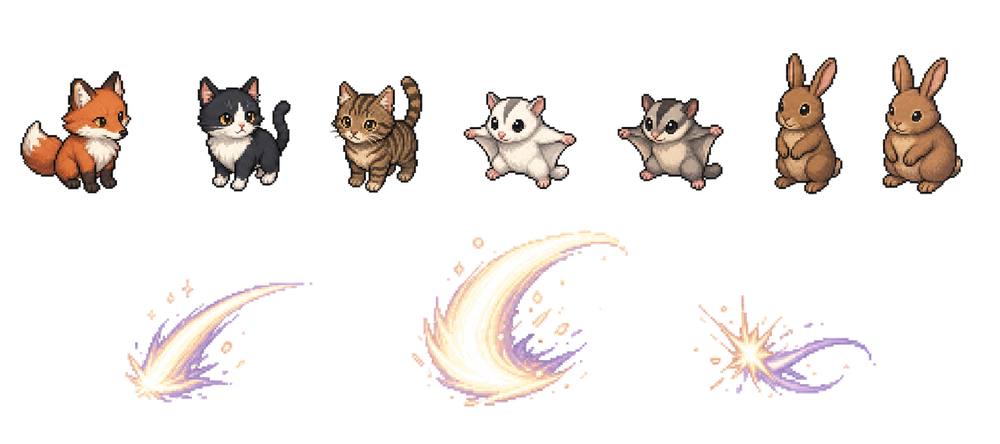
#> input picture assets/generated/image-companion-vfx-sheet-alpha.png, 1000 x 444 px, shrunk from 1881 x 836 before the run
$ python process_single_generated_sprite.py ../assets/generated/image-companion-vfx-sheet-alpha.png out.png
#> lines starting #> are read from the running program, lines starting #| are printed output that depends on the picture
#!/usr/bin/env python3
"""Clean one generated sprite into a transparent PNG asset."""

from __future__ import annotations

import argparse
from collections import deque
from pathlib import Path

from PIL import Image


def is_light_background(pixel: tuple[int, int, int, int]) -> bool:
    r, g, b, a = pixel
    if a == 0:
        return True
    spread = max(r, g, b) - min(r, g, b)
    average = (r + g + b) / 3
    return average >= 226 and spread <= 36


def touches_transparency(pixels: Image.PixelAccess, width: int, height: int, x: int, y: int) -> bool:
    for nx in range(x - 1, x + 2):
        for ny in range(y - 1, y + 2):
            if nx == x and ny == y:
                continue
            if nx < 0 or ny < 0 or nx >= width or ny >= height:
                return True
            if pixels[nx, ny][3] == 0:
                return True
    return False


def remove_border_background(image: Image.Image) -> Image.Image:
    rgba = image.convert("RGBA")
    pixels = rgba.load()
    width, height = rgba.size
    seen: set[tuple[int, int]] = set()
    queue: deque[tuple[int, int]] = deque()

    for x in range(width):
        queue.append((x, 0))
        queue.append((x, height - 1))
    for y in range(height):
        queue.append((0, y))
        queue.append((width - 1, y))

    while queue:
        x, y = queue.popleft()
        if (x, y) in seen or x < 0 or y < 0 or x >= width or y >= height:
            continue
        seen.add((x, y))
        if not is_light_background(pixels[x, y]):
            continue
        pixels[x, y] = (255, 255, 255, 0)
        queue.extend(((x + 1, y), (x - 1, y), (x, y + 1), (x, y - 1)))
    return rgba


def remove_pale_edge_residue(image: Image.Image) -> Image.Image:
    rgba = image.convert("RGBA")
    for pass_index in range(4):
        pixels = rgba.load()
        width, height = rgba.size
        to_clear: list[tuple[int, int]] = []
        threshold = 232 - pass_index * 6
        spread_limit = 38 - pass_index * 5
        for y in range(height):
            for x in range(width):
                r, g, b, a = pixels[x, y]
                if a == 0:
                    continue
                average = (r + g + b) / 3
                spread = max(r, g, b) - min(r, g, b)
                if average >= threshold and spread <= spread_limit and touches_transparency(pixels, width, height, x, y):
                    to_clear.append((x, y))
        if not to_clear:
            break
        for x, y in to_clear:
            pixels[x, y] = (255, 255, 255, 0)
    return rgba


def component_bounds(points: list[tuple[int, int]]) -> tuple[int, int, int, int]:
    xs = [point[0] for point in points]
    ys = [point[1] for point in points]
    return (min(xs), min(ys), max(xs) + 1, max(ys) + 1)


def keep_primary_cluster(image: Image.Image, margin: int) -> Image.Image:
    rgba = image.convert("RGBA")
    pixels = rgba.load()
    width, height = rgba.size
    seen: set[tuple[int, int]] = set()
    components: list[dict[str, object]] = []

    for y in range(height):
        for x in range(width):
            if (x, y) in seen or pixels[x, y][3] == 0:
                continue
            queue: deque[tuple[int, int]] = deque([(x, y)])
            points: list[tuple[int, int]] = []
            seen.add((x, y))
            while queue:
                cx, cy = queue.popleft()
                points.append((cx, cy))
                for nx, ny in ((cx + 1, cy), (cx - 1, cy), (cx, cy + 1), (cx, cy - 1)):
                    if nx < 0 or ny < 0 or nx >= width or ny >= height or (nx, ny) in seen:
                        continue
                    seen.add((nx, ny))
                    if pixels[nx, ny][3] > 0:
                        queue.append((nx, ny))
            components.append({"area": len(points), "bounds": component_bounds(points), "points": points})

    if not components:
        return rgba

    largest = max(components, key=lambda component: int(component["area"]))
    left, top, right, bottom = largest["bounds"]  # type: ignore[misc]
    keep_bounds = (
        max(0, int(left) - margin),
        max(0, int(top) - margin),
        min(width, int(right) + margin),
        min(height, int(bottom) + margin),
    )
    largest_area = int(largest["area"])
    kept: set[tuple[int, int]] = set()
    for component in components:
        area = int(component["area"])
        bounds = component["bounds"]  # type: ignore[assignment]
        intersects = bounds[0] < keep_bounds[2] and bounds[2] > keep_bounds[0] and bounds[1] < keep_bounds[3] and bounds[3] > keep_bounds[1]  # type: ignore[index]
        if intersects and area >= max(12, int(largest_area * 0.003)):
            kept.update(component["points"])  # type: ignore[arg-type]

    for y in range(height):
        for x in range(width):
            if pixels[x, y][3] > 0 and (x, y) not in kept:
                pixels[x, y] = (255, 255, 255, 0)
    return rgba


def crop_alpha(image: Image.Image, padding: int) -> Image.Image:
    rgba = image.convert("RGBA")
    bbox = rgba.getchannel("A").getbbox()
    if bbox is None:
        return rgba
    left, top, right, bottom = bbox
    box = (
        max(0, left - padding),
        max(0, top - padding),
        min(rgba.width, right + padding),
        min(rgba.height, bottom + padding),
    )
    return rgba.crop(box)


def normalize(image: Image.Image, max_size: int) -> Image.Image:
    rgba = image.convert("RGBA")
    if rgba.width <= max_size and rgba.height <= max_size:
        return rgba
    scale = min(max_size / rgba.width, max_size / rgba.height)
    size = (max(1, int(rgba.width * scale)), max(1, int(rgba.height * scale)))
    return rgba.resize(size, Image.Resampling.NEAREST)


def main() -> None:
    parser = argparse.ArgumentParser()
    parser.add_argument("source", type=Path)
    parser.add_argument("output", type=Path)
    parser.add_argument("--padding", type=int, default=28)
    parser.add_argument("--margin", type=int, default=180)
    parser.add_argument("--max-size", type=int, default=320)
    args = parser.parse_args()

    image = Image.open(args.source)
#> image is the input picture: PIL image 1000x444 RGBA; mean R, G, B, A 36.8, 32, 29.6, 44.9
    image = remove_border_background(image)
#> after the loop in remove_border_background, `while queue:`: seen = 381265 items
    image = keep_primary_cluster(image, args.margin)
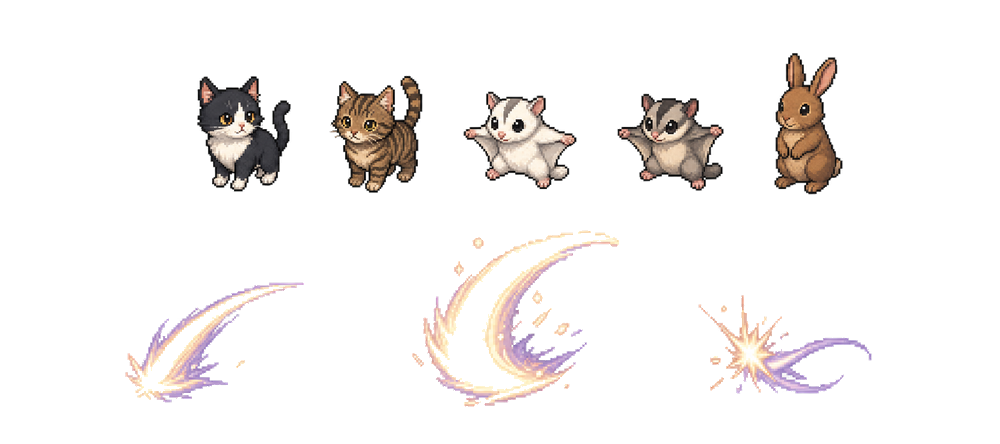
#> image: PIL image 1000x444 RGBA; mean R, G, B, A 244.3, 241.4, 240.2, 29.7; transparent parts drawn white
    image = remove_pale_edge_residue(image)
    image = crop_alpha(image, args.padding)
#> in crop_alpha, `bbox = rgba.getchannel("A").getbbox()`: bbox = (125, 53, 872, 407)
#> in crop_alpha, `left, top, right, bottom = bbox`: left = 125; top = 53; right = 872; bottom = 407
#> in crop_alpha, `box = ( max(0, left - padding), max(0, top - padding), min(rgba.width,..`: box = (97, 25, 900, 435)
#> in crop_alpha, `return rgba.crop(box)`:
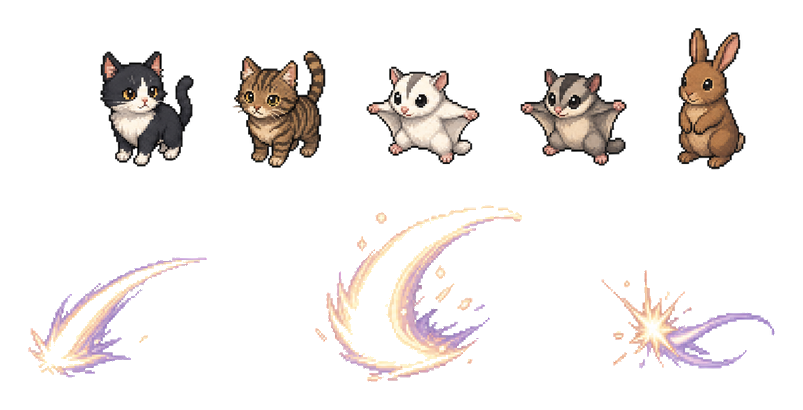
#> returned value: PIL image 803x410 RGBA; mean R, G, B, A 240.6, 236.8, 235.1, 39.6; transparent parts drawn white
    image = normalize(image, args.max_size)
#> in normalize, `return rgba.resize(size, Image.Resampling.NEAREST)`:
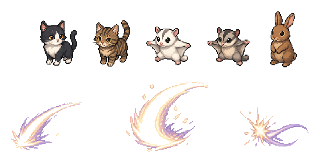
#> returned value: PIL image 320x163 RGBA; mean R, G, B, A 240.6, 236.8, 235.1, 39.6; transparent parts drawn white

    args.output.parent.mkdir(parents=True, exist_ok=True)
    image.save(args.output)
    print(f"saved {args.output} size={image.size}")
#| saved out.png size=(320, 163)


if __name__ == "__main__":
    main()
